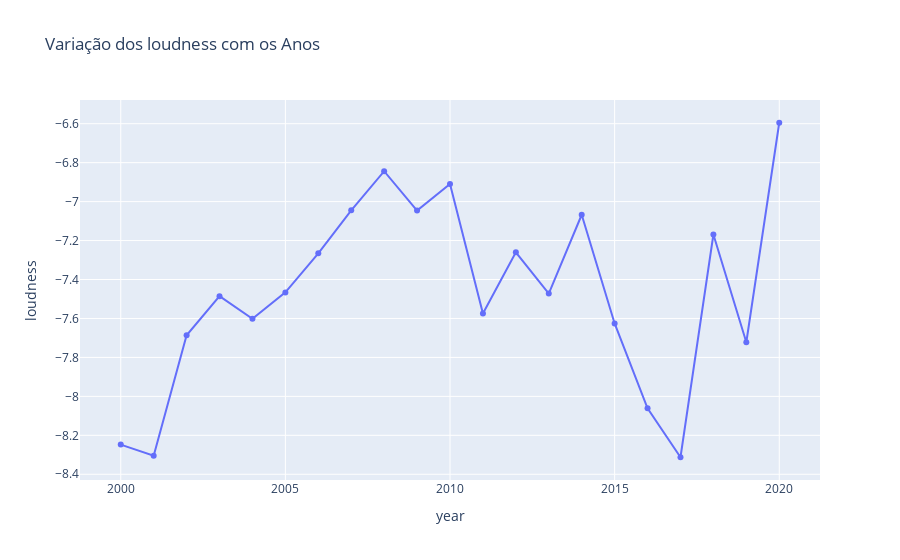

Notebook source saved alongside this figure:
### Code cell
fig = px.line(dados_anos, x = 'year',y = 'loudness', markers = True, title = 'Variação dos loudness com os Anos')
fig.show()

### Figure 1 — Plotly figure (JSON) as saved in the notebook; plotly's stock layout.template omitted (floating-point values rounded to 4 significant figures)
{"data": [{"hovertemplate": "year=%{x}<br>loudness=%{y}<extra></extra>", "legendgroup": "", "line": {"color": "#636efa", "dash": "solid"}, "marker": {"symbol": "circle"}, "mode": "markers+lines", "name": "", "orientation": "v", "showlegend": false, "type": "scatter", "x": [2000, 2001, 2002, 2003, 2004, 2005, 2006, 2007, 2008, 2009, 2010, 2011, 2012, 2013, 2014, 2015, 2016, 2017, 2018, 2019, 2020], "xaxis": "x", "y": [-8.248, -8.305, -7.687, -7.486, -7.602, -7.466, -7.266, -7.045, -6.844, -7.046, -6.91, -7.575, -7.261, -7.472, -7.067, -7.626, -8.061, -8.313, -7.169, -7.722, -6.595], "yaxis": "y"}], "layout": {"legend": {"tracegroupgap": 0}, "title": {"text": "Variação dos loudness com os Anos"}, "xaxis": {"anchor": "y", "domain": [0, 1], "title": {"text": "year"}}, "yaxis": {"anchor": "x", "domain": [0, 1], "title": {"text": "loudness"}}}}
